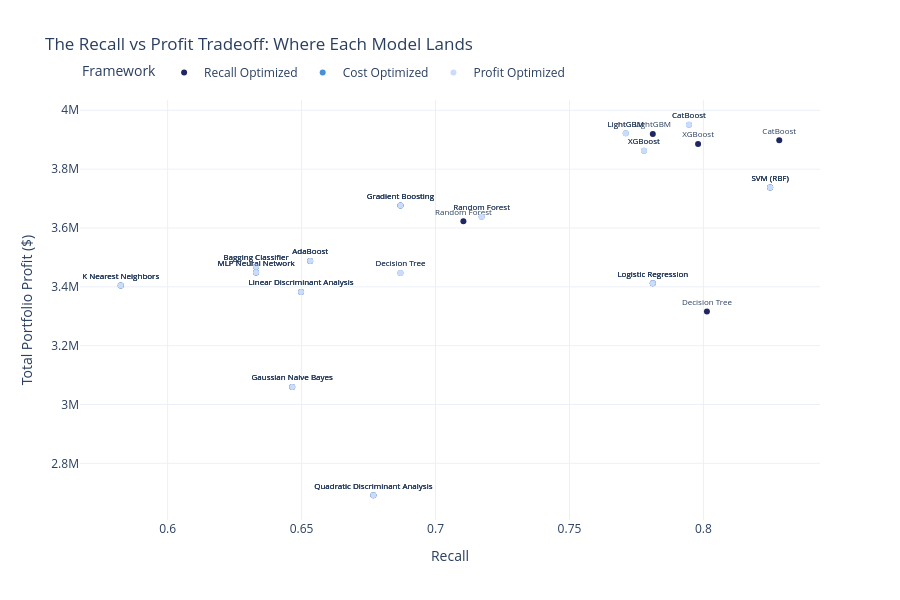

Notebook cell for this chart:
### Markdown cell above
### 7.2 The Recall vs Profit Tradeoff

### Code cell
fig4 = px.scatter(
    df_all, x="recall_1", y="total_profit", color="Framework", text="model",
    title="The Recall vs Profit Tradeoff: Where Each Model Lands",
    labels={"recall_1": "Recall", "total_profit": "Total Portfolio Profit ($)"},
    color_discrete_sequence=["#1E2761", "#4A90D9", "#CADCFC"],
    height=600, width=900,
)
fig4.update_traces(textposition="top center", textfont_size=8)
fig4.update_layout(legend=dict(orientation="h", y=1.1))
fig4.show()

### Figure 1 — Plotly figure (JSON) as saved in the notebook; plotly's stock layout.template omitted (floating-point values rounded to 4 significant figures)
{"data": [{"hovertemplate": "Framework=Recall Optimized<br>Recall=%{x}<br>Total Portfolio Profit ($)=%{y}<br>model=%{text}<extra></extra>", "legendgroup": "Recall Optimized", "marker": {"color": "#1E2761", "symbol": "circle"}, "mode": "markers+text", "name": "Recall Optimized", "orientation": "v", "showlegend": true, "text": ["CatBoost", "SVM (RBF)", "Decision Tree", "XGBoost", "Logistic Regression", "LightGBM", "Random Forest", "Gradient Boosting", "Quadratic Discriminant Analysis", "AdaBoost", "Linear Discriminant Analysis", "Gaussian Naive Bayes", "Bagging Classifier", "MLP Neural Network", "K Nearest Neighbors"], "textfont": {"size": 8}, "textposition": "top center", "type": "scatter", "x": [0.8283, 0.8249, 0.8013, 0.798, 0.7811, 0.7811, 0.7104, 0.6869, 0.6768, 0.6532, 0.6498, 0.6465, 0.633, 0.633, 0.5825], "xaxis": "x", "y": [3898000.0, 3738000.0, 3316000.0, 3885000.0, 3412000.0, 3920000.0, 3622000.0, 3677000.0, 2692000.0, 3488000.0, 3383000.0, 3059000.0, 3468000.0, 3449000.0, 3405000.0], "yaxis": "y"}, {"hovertemplate": "Framework=Cost Optimized<br>Recall=%{x}<br>Total Portfolio Profit ($)=%{y}<br>model=%{text}<extra></extra>", "legendgroup": "Cost Optimized", "marker": {"color": "#4A90D9", "symbol": "circle"}, "mode": "markers+text", "name": "Cost Optimized", "orientation": "v", "showlegend": true, "text": ["CatBoost", "LightGBM", "XGBoost", "Gradient Boosting", "SVM (RBF)", "Random Forest", "AdaBoost", "Bagging Classifier", "MLP Neural Network", "K Nearest Neighbors", "Decision Tree", "Linear Discriminant Analysis", "Logistic Regression", "Gaussian Naive Bayes", "Quadratic Discriminant Analysis"], "textfont": {"size": 8}, "textposition": "top center", "type": "scatter", "x": [0.7946, 0.771, 0.7778, 0.6869, 0.8249, 0.7172, 0.6532, 0.633, 0.633, 0.5825, 0.6869, 0.6498, 0.7811, 0.6465, 0.6768], "xaxis": "x", "y": [3951000.0, 3922000.0, 3862000.0, 3677000.0, 3738000.0, 3638000.0, 3488000.0, 3468000.0, 3449000.0, 3405000.0, 3447000.0, 3383000.0, 3412000.0, 3059000.0, 2692000.0], "yaxis": "y"}, {"hovertemplate": "Framework=Profit Optimized<br>Recall=%{x}<br>Total Portfolio Profit ($)=%{y}<br>model=%{text}<extra></extra>", "legendgroup": "Profit Optimized", "marker": {"color": "#CADCFC", "symbol": "circle"}, "mode": "markers+text", "name": "Profit Optimized", "orientation": "v", "showlegend": true, "text": ["CatBoost", "LightGBM", "XGBoost", "SVM (RBF)", "Gradient Boosting", "Random Forest", "AdaBoost", "Bagging Classifier", "MLP Neural Network", "Decision Tree", "Logistic Regression", "K Nearest Neighbors", "Linear Discriminant Analysis", "Gaussian Naive Bayes", "Quadratic Discriminant Analysis"], "textfont": {"size": 8}, "textposition": "top center", "type": "scatter", "x": [0.7946, 0.771, 0.7778, 0.8249, 0.6869, 0.7172, 0.6532, 0.633, 0.633, 0.6869, 0.7811, 0.5825, 0.6498, 0.6465, 0.6768], "xaxis": "x", "y": [3951000.0, 3922000.0, 3862000.0, 3738000.0, 3677000.0, 3638000.0, 3488000.0, 3468000.0, 3449000.0, 3447000.0, 3412000.0, 3405000.0, 3383000.0, 3059000.0, 2692000.0], "yaxis": "y"}], "layout": {"height": 600, "legend": {"orientation": "h", "title": {"text": "Framework"}, "tracegroupgap": 0, "y": 1.1}, "title": {"text": "The Recall vs Profit Tradeoff: Where Each Model Lands"}, "width": 900, "xaxis": {"anchor": "y", "domain": [0, 1], "title": {"text": "Recall"}}, "yaxis": {"anchor": "x", "domain": [0, 1], "title": {"text": "Total Portfolio Profit ($)"}}}}
